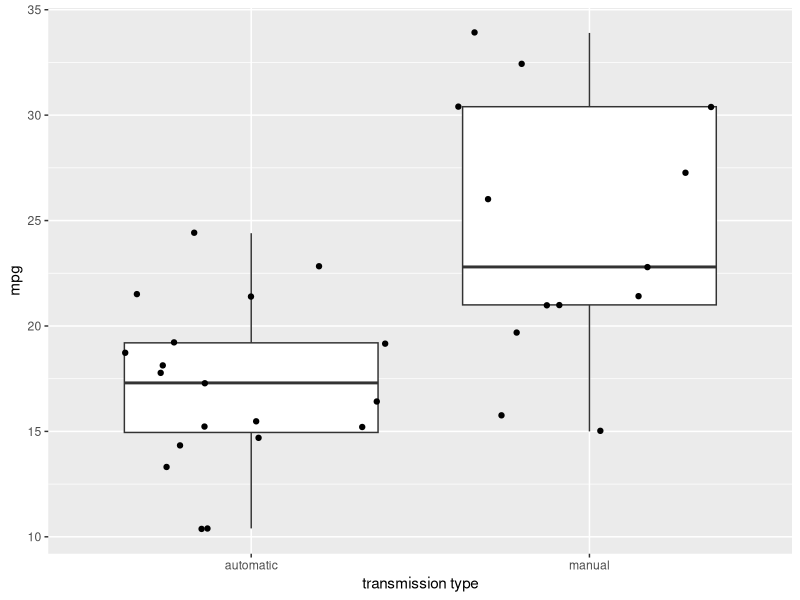
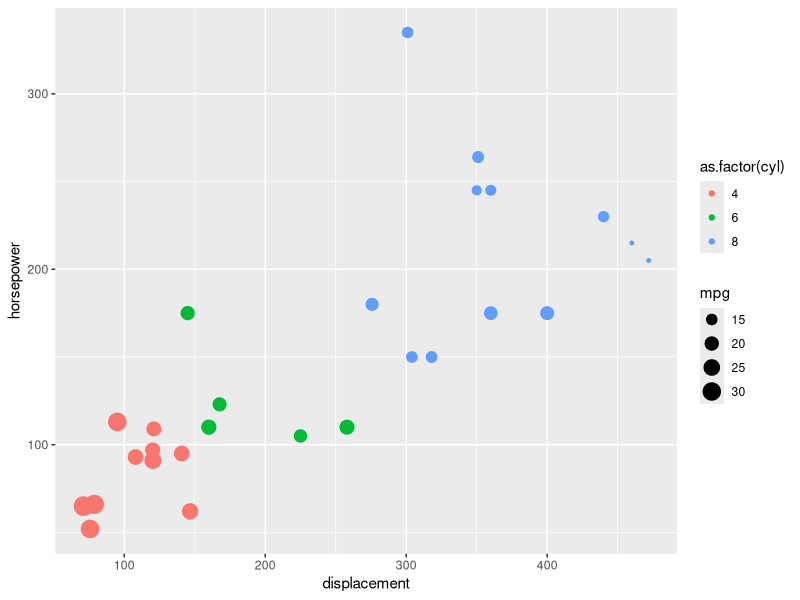
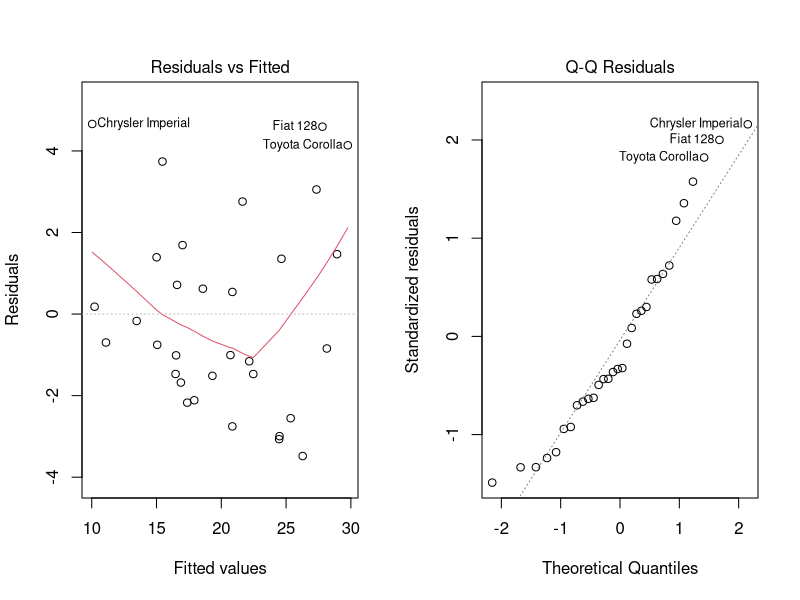

Source code (R) for these figures, in order:
## ---- chunk 1
library(datasets)
library(car)
library(ggplot2)
library(plyr)
df <- datasets::mtcars
df <- plyr::rename(df, c("am" = "transmission"))
df$transmission <- as.factor(df$transmission)
levels(df$transmission) <- c("automatic", "manual")
x <- table(df$transmission)
## ---- chunk 2
t <- t.test(mpg ~ transmission, data = df, var.equal = FALSE)
step.back <- step(lm(mpg ~ ., data = df), trace = 0, steps = 10000, direction = "backward")
sum.step.back <- summary(step.back)
my.confint <- confint(step.back)
## ---- chunk 3
tbl <- ddply(df, "transmission", summarise, 
      count = length(mpg),
      mean = round(mean(mpg),2),
      sd = round(sd(mpg),2))
tbl
## ---- chunk 4
# Levene's test
lt <- car::leveneTest(mpg ~ transmission, data = df)
t <- t.test(mpg ~ transmission, data = df, var.equal = FALSE)
## ---- chunk 5
fit <- lm(mpg ~ transmission, data = df)
## ---- chunk 6
bivar.results <- data.frame(predictor = "NA",
                            p.val = 0,
                            adj.r.sq = 0,
                            stringsAsFactors = FALSE)

for (i in 2:ncol(mtcars)) {
  x <- summary(fit <- lm(mpg ~ df[,i], data = df))
  bivar.results[i-1,] <- c(colnames(df[i]),
                           format(x$coefficients[2,4], scientific = TRUE),
                           #round(x$coefficients[2,4],4),
                           round(x$adj.r.squared,3))
}
plyr::arrange(bivar.results, desc(adj.r.sq))
## ---- chunk 7
step.back <- step(lm(mpg ~ ., data = df), trace = 0, steps = 10000, direction = "backward")
sum.step.back <- summary(step.back)
## ---- chunk 8
my.confint <- confint(step.back)
## ---- chunk 9
p <- ggplot(df, aes(transmission, mpg))
p <- p + geom_boxplot() + xlab("transmission type") + ylab("mpg")
p <- p + geom_jitter()
p
## ---- chunk 10
lt <- car::leveneTest(mpg ~ transmission, data = df)
t <- t.test(mpg ~ transmission, data = df, var.equal = FALSE)
lt
t
## ---- chunk 11
fit <- lm(mpg ~ transmission, data = df)
summary(fit)
## ---- chunk 12
fit.all <- lm(mpg ~ ., data = df)
summary(fit.all)$coefficients
#par(mfrow = c(1,2))
#plot(fit.all, which = c(1:2))
#dev.off()
## ---- chunk 13
p <- ggplot(df, aes(disp, hp))
p <- p + geom_point(aes(color = as.factor(cyl), size = mpg)) + xlab("displacement") + ylab("horsepower")
p
## ---- chunk 14
step.back <- step(lm(mpg ~ ., data = df), trace = 0, steps = 10000, direction = "backward")
summary(step.back)
## ---- chunk 15
confint(step.back)
## ---- chunk 16
par(mfrow = c(1,2))
plot(step.back, which = c(1:2))
